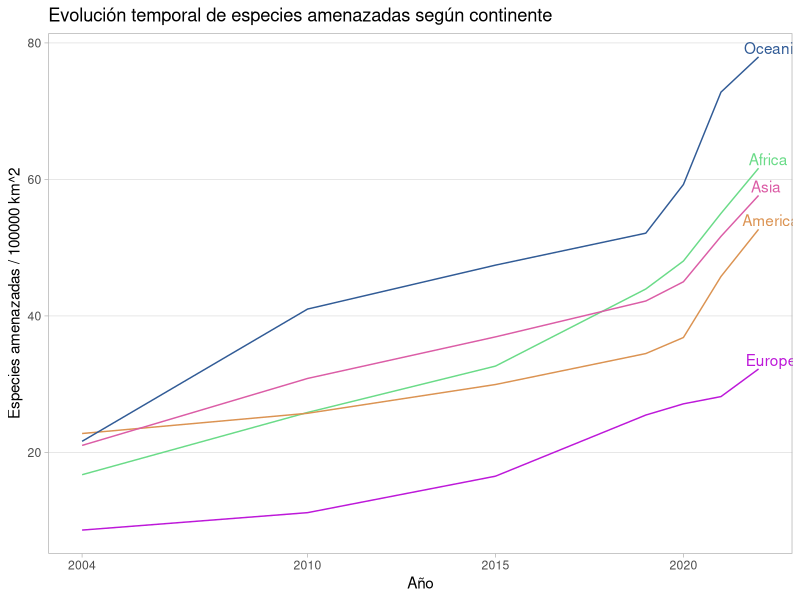

Reproduce this figure in R. (Note: this script raises an error after producing the figure.)
# Liberar memoria ####
rm(list = ls())

# Cargar librerías ####
library(dplyr)
library(sf)
library(tidyr)
library(ggplot2)


# Lectura de bases ####
dbEspeciesAm <- read.csv("bases/SYB66_313_202310_Threatened Species-EDITADO.csv", sep = ",")
str(dbEspeciesAm)
names(dbEspeciesAm) <- c("ISO_Country", "Country", "Year", "Series", "Value", "Footnotes", "Source" )
dbEspeciesAm <- dbEspeciesAm %>% select(ISO_Country:Value)
unique(dbEspeciesAm$Country)
unique(dbEspeciesAm$Series)
dbEspeciesAm <- dbEspeciesAm %>% 
    mutate(
        Series = case_when(
        Series ==  "Threatened Species: Vertebrates (number)" ~ "Vertebrados",
        Series ==  "Threatened Species: Invertebrates (number)" ~ "Invertebrados",
        Series ==  "Threatened Species: Plants (number)" ~ "Plantas",
        Series ==  "Threatened Species: Total (number)" ~ "Total"))

        
dbCodigoPaisesBM <- read.csv("bases/bases-anexas/codigo-paises-BM.csv", sep = ",")
str(dbCodigoPaisesBM)
unique(dbCodigoPaisesBM$Country.Name)

dbDatosPaisesBM <- read.csv("bases/bases-anexas/P_Data_Extract_From_World_Development_Indicators.csv", sep = ";")
str(dbDatosPaisesBM)
unique(dbDatosPaisesBM$Country.Name)
grep('ant', tolower(dbDatosPaisesBM$Country.Name), value = TRUE)
# Quito la , como separador decimal
grep(',', dbDatosPaisesBM$YR2020, value = TRUE)
dbDatosPaisesBM$YR2020 <- chartr(',', '.', dbDatosPaisesBM$YR2020)
dbDatosPaisesBM$YR2020 <- as.numeric(dbDatosPaisesBM$YR2020)

# sfPaises <- read_sf("bases/bases-anexas/ne_50m_admin_0_countries/ne_50m_admin_0_countries.shp")
# str(sfPaises)
# plot(st_geometry(sfPaises))


# Filtro los datasets ####
# Me quedo con los países que puedo unir por su código
dbDatosPaisesBM <- dbDatosPaisesBM %>% 
    filter(Country.Code %in% dbCodigoPaisesBM$Country.Code) %>% 
    # select(Country.Name, Country.Code, Series.Name, X2020) %>% 
    select(Country.Name, Country.Code, Series.Name, YR2020) %>% 
    mutate(indicador = case_when(
        Series.Name == "Population, total" ~ "Poblacion",
        Series.Name == "Surface area (sq. km)" ~ "Superficie_km2",
        Series.Name == "Population density (people per sq. km of land area)" ~ "Densidad_poblacional"))

unique(dbDatosPaisesBM$indicador)
dbDatosPaisesBM <- dbDatosPaisesBM %>% 
    distinct() %>% 
    select(-Series.Name) %>% 
    pivot_wider(names_from = indicador, values_from = YR2020)


# Acondiciono los datasets ####
# Uno datasets para tener el código numérico de país
dbDatosPaisesBM <- dbDatosPaisesBM %>% 
    full_join(dbCodigoPaisesBM %>% select(Country.Name, Country.Code, Region.Name, M49.Code))

# Uno datasets para tener las especies amenazadas con datos de cada país
dbEspeciesAmDatosPaises <- dbEspeciesAm %>% 
    left_join(dbDatosPaisesBM, by = c("ISO_Country" = "M49.Code"))

table(dbEspeciesAmDatosPaises$Series)
dbEspeciesAmDatosPaises <- dbEspeciesAmDatosPaises %>% 
    filter(!is.na(Poblacion)) %>% 
    filter(!grepl("Total", Series))
    

# Creo bases con datos resumen ####
# Creo una base con población y superficie de países
pobYSupPaises <- dbEspeciesAmDatosPaises %>% 
    select(Region.Name, Country, Poblacion, Superficie_km2) %>% 
    distinct()

# Creo una base con población y superficie de países
pobYSupContinentes <- pobYSupPaises %>% 
    group_by(Region.Name) %>% 
    summarise(
        Poblacion = sum(Poblacion),
        Superficie_km2 = sum(Superficie_km2))

# Creo una base con resumen mundial
table(dbEspeciesAmDatosPaises$Series)
dbEspeciesAmMundo <- dbEspeciesAmDatosPaises %>% 
    # filter(!grepl("Total", Series)) %>%
    group_by(Year, Series) %>% 
    summarise(
        Value = sum(Value)) %>% 
    mutate(
        Poblacion = sum(pobYSupPaises$Poblacion),
        Superficie_km2 = sum(pobYSupPaises$Superficie_km2))

# Creo una base con resumen según continente
dbEspeciesAmContinentes <- dbEspeciesAmDatosPaises %>% 
    # filter(!grepl("Total", Series)) %>%
    group_by(Year, Series, Region.Name) %>% 
    summarise(
        Value = sum(Value)) %>% 
    ungroup() %>% 
    full_join(pobYSupContinentes, by = c("Region.Name" = "Region.Name"))

    
# Gráficas ####
ampSuperficie <- 10^5
pobYSupPaises %>% 
    filter(grepl('argent', tolower(Country)))
pobYSupPaises %>% 
    arrange(Superficie_km2) %>% 
    filter((Superficie_km2 > (ampSuperficie * 0.95)) & (Superficie_km2 < (ampSuperficie * 1.05)))

# Especies amenazadas por superficie de continente según tiempo ####
unique(dbEspeciesAmContinentes$Series)
unique(dbEspeciesAmContinentes$Region.Name)
dbgraf_EspeciesAmContinentes <- dbEspeciesAmContinentes %>% 
    group_by(Year, Region.Name) %>% 
    summarise(
        cantidad = sum(Value)) %>% 
    full_join(pobYSupContinentes, by = c("Region.Name" = "Region.Name")) %>% 
    mutate(
        especie_km2 = ampSuperficie * cantidad / Superficie_km2)

# Quito la notación científica
options(scipen = 999)
unique(dbgraf_EspeciesAmContinentes$Year)
dbgraf_EspeciesAmContinentes %>% 
    ggplot() +
    geom_line(aes(x = Year, y = especie_km2, colour = Region.Name)) +
    geom_text(data = dbgraf_EspeciesAmContinentes %>% 
                  filter(Year == max(unique(dbgraf_EspeciesAmContinentes$Year))),
              aes(x = Year, y = especie_km2, 
                  colour = Region.Name, label = Region.Name),
              hjust = 0.25, vjust = -0.25) +
    scale_colour_manual(
        values = c("Africa" = "#6ADB88",
                   "Americas" = "#DB9352",
                   "Asia" = "#DB5DA6",
                   "Europe" = "#BD18D9",
                   "Oceania" = "#315B96")) +
    scale_x_continuous(
        limits = c(2004, 2022),
        breaks = c(2004, 2010, 2015, 2020)) +
    theme_light() +
    theme(
        legend.position = "none",
        # panel.grid.major = element_blank(),
        panel.grid.minor = element_blank(),
        panel.grid.major.x = element_blank()
        # panel.background = element_blank(),
        # axis.line = element_line(colour = "black")
        ) +
    labs(title = paste0("Evolución temporal de especies amenazadas según continente"), 
         # caption = "Fuente:",
         y = paste0("Especies amenazadas / ", as.character(ampSuperficie), " km^2"),
         x = "Año"
    ) 


ggsave("../imagenes/especies-amenazadas-por-superficie-segun-continente.jpeg", dpi = 300)

# Especies amenazadas por superficie de continente (África, Asia, Europa) según tiempo ####
# unique(dbEspeciesAmContinentes$Region.Name)
# unique(dbEspeciesAmContinentes$Series)
# dbEspeciesAmContinentes %>% 
#     filter(Region.Name %in% c("Africa", "Asia", "Europe")) %>% 
#     group_by(Year, Region.Name) %>% 
#     summarise(
#         cantidad = sum(Value)) %>% 
#     left_join(pobYSupContinentes, by = c("Region.Name" = "Region.Name")) %>% 
#     mutate(
#         especie_km2 = ampSuperficie * cantidad / Superficie_km2) %>% 
#     ggplot() +
#     geom_line(aes(x = Year, y = especie_km2, colour = Region.Name)) +
#     theme_bw()
# 
# ggsave("../imagenes/especies-amenazadas-por-superficie-segun-continente-Af-As-Eu.jpeg", dpi = "print")

# Especies amenazadas por superficie de continente (América) según tiempo ####
unique(dbEspeciesAmContinentes$Region.Name)
unique(dbEspeciesAmContinentes$Series)
dbEspeciesAmContinentes %>% 
    filter(Region.Name %in% c("Americas")) %>% 
    group_by(Year, Series, Region.Name) %>% 
    summarise(
        cantidad = sum(Value)) %>% 
    left_join(pobYSupContinentes, by = c("Region.Name" = "Region.Name")) %>% 
    mutate(
        especie_km2 = ampSuperficie * cantidad / Superficie_km2) %>% 
    ggplot() +
    geom_line(aes(x = Year, y = especie_km2, colour = Series)) +
    # geom_point(aes(x = Year, y = especie_km2, colour = Series)) +
    # facet_wrap(~Series, nrow = 1) +
    scale_x_continuous(
    limits = c(2004, 2022),
    breaks = c(2004, 2010, 2015, 2020)) +
    theme_light() +
    theme(
        # legend.position = "none",
        # panel.grid.major = element_blank(),
        panel.grid.minor = element_blank(),
        panel.grid.major.x = element_blank()
        # panel.background = element_blank(),
        # axis.line = element_line(colour = "black")
    ) +
    labs(title = paste0("Evolución temporal de especies amenazadas en América según taxonomía"), 
         # caption = "Fuente:",
         y = paste0("Especies amenazadas / ", as.character(ampSuperficie), " km^2"),
         x = "Año"
    ) 

ggsave("../imagenes/especies-amenazadas-por-superficie-Am-segun-especie.jpeg", dpi = "print")

unique(dbEspeciesAmContinentes$Region.Name)
unique(dbEspeciesAmContinentes$Series)
dbEspeciesAmContinentes %>%
    filter(Region.Name %in% c("Americas")) %>%
    group_by(Year, Series, Region.Name) %>%
    summarise(
        cantidad = sum(Value)) %>%
    left_join(pobYSupContinentes, by = c("Region.Name" = "Region.Name")) %>%
    mutate(
        especie_km2 = ampSuperficie * cantidad / Superficie_km2) %>%
    ggplot() +
    geom_col(aes(x = Year, y = especie_km2, fill = Series), position = position_dodge()) +
    # geom_point(aes(x = Year, y = especie_km2, colour = Region.Name)) +
    # facet_wrap(~Series, nrow = 1) +
    theme_bw()

ggsave("../imagenes/especies-amenazadas-por-superficie-Am-segun-especie-barras.jpeg", dpi = "print")

# Especies amenazadas por superficie de países (América) según tiempo ####
unique(dbEspeciesAmDatosPaises$Region.Name)
unique(dbEspeciesAmDatosPaises$Series)
dbEspeciesAmDatosPaises %>% 
    filter(Region.Name %in% c("Americas")) %>% 
    group_by(Country, Year, Series) %>% 
    summarise(
        cantidad = sum(Value)) %>% 
    left_join(pobYSupPaises, by = c("Country" = "Country")) %>% 
    mutate(
        especie_km2 = ampSuperficie * cantidad / Superficie_km2) %>% 
    ggplot() +
    geom_line(aes(x = Year, y = especie_km2, colour = Country)) +
    # geom_point(aes(x = Year, y = especie_km2, colour = Country)) +
    facet_wrap(~Series, nrow = 1) +
    theme_bw()

# Especies amenazadas por superficie de países (Argentina y limítrofes) según tiempo ####
unique(dbEspeciesAmDatosPaises$Region.Name)
unique(dbEspeciesAmDatosPaises$Series)
# dbEspeciesAmDatosPaises %>% 
#     filter(grepl("Urug", Country))
# 32 Argentina
# 68 Bolivia (Plurin. State of)
# 76  Brazil
# 152   Chile
# 600 Paraguay
# 858 Uruguay
isoPaisesLimitrofesArg <- c(32, 68, 76, 152, 600, 858)

dbEspeciesAmDatosPaises %>% 
    filter(ISO_Country %in% isoPaisesLimitrofesArg) %>% 
    select(Country) %>% 
    distinct()

dbEspeciesAmDatosPaises %>% 
    filter(ISO_Country %in% isoPaisesLimitrofesArg) %>% 
    # filter(grepl("Vertebrados", Series)) %>% 
    group_by(Country, Year, Series) %>% 
    summarise(
        cantidad = sum(Value)) %>% 
    left_join(pobYSupPaises, by = c("Country" = "Country")) %>% 
    mutate(
        especie_km2 = ampSuperficie * cantidad / Superficie_km2) %>% 
    ggplot() +
    geom_line(aes(x = Year, y = especie_km2, colour = Country)) +
    # geom_point(aes(x = Year, y = especie_km2, colour = Country)) +
    facet_wrap(~Series, nrow = 1) +
    theme_bw() +
    theme(
        legend.position = "bottom"
    ) +
    scale_colour_manual(
        values = c("Argentina" = "#BD18D9",
                   # "Bolivia (Plurin. State of)" = "#6ADB88",
                   # "Brazil" = "#DB5DA6",
                   # "Chile" = "#BD18D9",
                   # "Paraguay" = "#315B96",
                   "Bolivia (Plurin. State of)" = "#E0E0E0",
                   "Brazil" = "#D0D0D0",
                   "Chile" = "#C0C0C0",
                   "Paraguay" = "#B0B0B0",
                   "Uruguay" = "#A0A0A0")) +
    scale_x_continuous(
        limits = c(2004, 2022),
        breaks = c(2004, 2010, 2015, 2020)) +
    theme_light() +
    theme(
        legend.position = "bottom",
        # panel.grid.major = element_blank(),
        panel.grid.minor = element_blank(),
        panel.grid.major.x = element_blank()
        # panel.background = element_blank(),
        # axis.line = element_line(colour = "black")
    ) +
    labs(title = paste0("Evolución temporal de especies amenazadas en Argentina y países limítrofes según taxonomía"), 
         # caption = "Fuente:",
         y = paste0("Especies amenazadas / ", as.character(ampSuperficie), " km^2"),
         x = "Año"
    ) 


ggsave("../imagenes/especies-amenazadas-por-superficie-ArgYLim.jpeg", dpi = "print")


dbEspeciesAmDatosPaises %>% 
    filter(ISO_Country %in% isoPaisesLimitrofesArg) %>% 
    filter(grepl("Vertebrados", Series)) %>% 
    group_by(Country, Year, Series) %>% 
    summarise(
        cantidad = sum(Value)) %>% 
    left_join(pobYSupPaises, by = c("Country" = "Country")) %>% 
    mutate(
        especie_km2 = ampSuperficie * cantidad / Superficie_km2) %>% 
    ggplot() +
    geom_line(aes(x = Year, y = especie_km2, colour = Country)) +
    # geom_point(aes(x = Year, y = especie_km2, colour = Country)) +
    facet_wrap(~Series, nrow = 1) +
    theme_bw()

ggsave("../imagenes/especies-amenazadas-por-superficie-ArgYLim-vertebrados.jpeg", dpi = "print")

dbEspeciesAmDatosPaises %>% 
    filter(ISO_Country %in% isoPaisesLimitrofesArg) %>% 
    filter(grepl("Inverteb", Series)) %>% 
    group_by(Country, Year, Series) %>% 
    summarise(
        cantidad = sum(Value)) %>% 
    left_join(pobYSupPaises, by = c("Country" = "Country")) %>% 
    mutate(
        especie_km2 = ampSuperficie * cantidad / Superficie_km2) %>% 
    ggplot() +
    geom_line(aes(x = Year, y = especie_km2, colour = Country)) +
    # geom_point(aes(x = Year, y = especie_km2, colour = Country)) +
    facet_wrap(~Series, nrow = 1) +
    theme_bw()

ggsave("../imagenes/especies-amenazadas-por-superficie-ArgYLim-invertebrados.jpeg", dpi = "print")

dbEspeciesAmDatosPaises %>% 
    filter(ISO_Country %in% isoPaisesLimitrofesArg) %>% 
    filter(grepl("Plant", Series)) %>% 
    group_by(Country, Year, Series) %>% 
    summarise(
        cantidad = sum(Value)) %>% 
    left_join(pobYSupPaises, by = c("Country" = "Country")) %>% 
    mutate(
        especie_km2 = ampSuperficie * cantidad / Superficie_km2) %>% 
    ggplot() +
    geom_line(aes(x = Year, y = especie_km2, colour = Country)) +
    # geom_point(aes(x = Year, y = especie_km2, colour = Country)) +
    facet_wrap(~Series, nrow = 1) +
    theme_bw()

ggsave("../imagenes/especies-amenazadas-por-superficie-ArgYLim-plantas.jpeg", dpi = "print")


# INTENTAR GRAFICAR 2 REGIONES SEPARADAS DE LAS OTRAS 3
# INTENTAR GRAFICAR PLATO DE SPAGUETIS CON PAISES Y PROMEDIO PARA LA REGION
# INTENTAR GRAFICAR ARGENTINA Y PAISES LIMITROFES
# ELEGIR ESCALA DE COLORES
